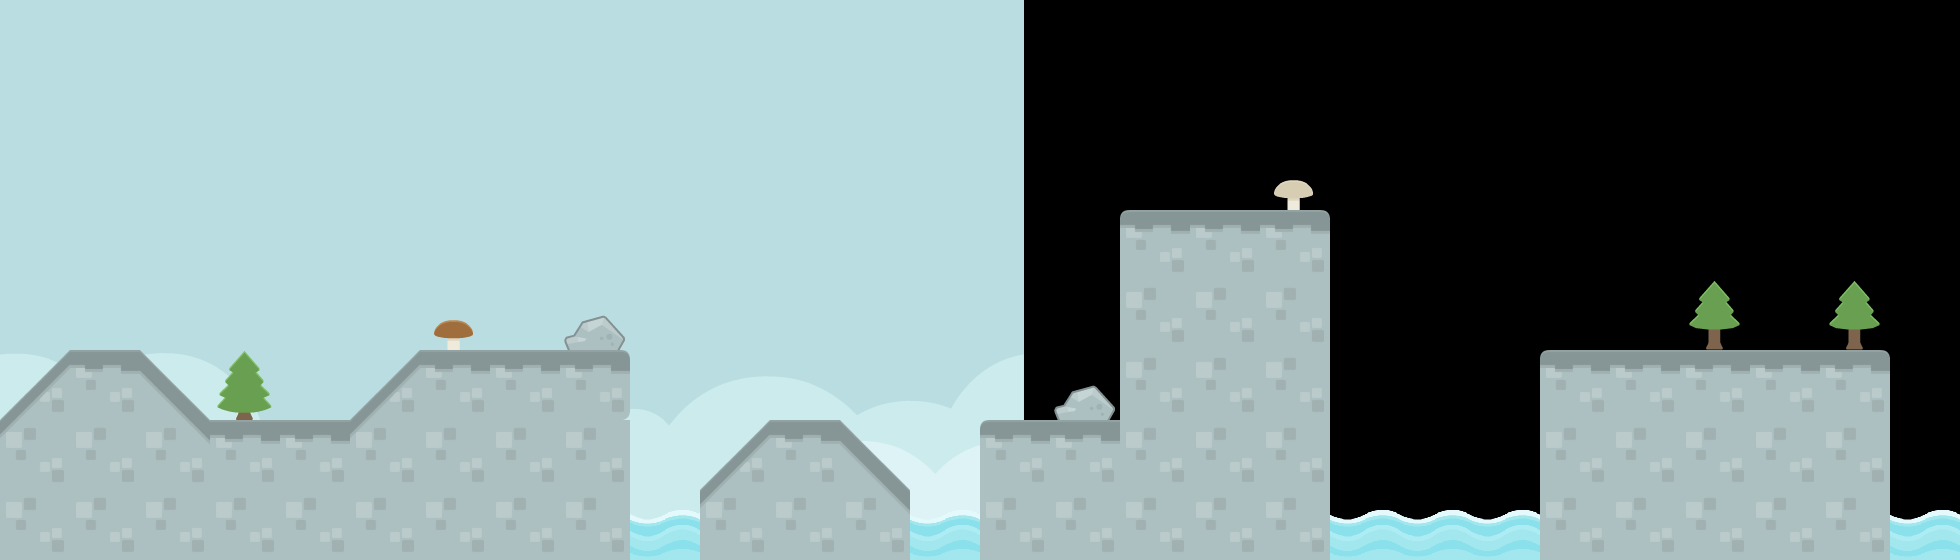

Tiled map render using the project's own tile images. Description and the map definition, with tile-layer contents summarised, below:
An orthogonal 28x8 tile map with 70x70 px tiles, 3 tile layers (tiles_background, tiles_terrain, tiles_foreground), 2 image layers and 17 objects (7x STONE, 5x effect_glow_sprites, 2x clickable, start, target, ...).

<map version="1.0" orientation="orthogonal" renderorder="right-down" width="28" height="8" tilewidth="70" tileheight="70" nextobjectid="160">
 <properties>
  <property name="blocks" value="metal_1x2_triangle_left,metal_1x2,metal_square_small_triangle_left,metal_square,metal_small_triangle_left,metal_pyramid,metal_1x2,metal_square_small_triangle_left" />
  <property name="music" value="happy_level" />
 </properties>
 <tileset firstgid="1" name="tiles" tilewidth="70" tileheight="70" spacing="4" margin="2" tilecount="117">
  <image source="../../graphics/tiles.png" width="962" height="666" />
  <tile id="114">
   <animation>
    <frame tileid="114" duration="100" />
    <frame tileid="115" duration="100" />
    <frame tileid="116" duration="100" />
    <frame tileid="115" duration="100" />
   </animation>
  </tile>
 </tileset>
 <imagelayer name="background_b" x="1024" y="-300">
  <image source="../../graphics/backgrounds/colored_land.png" />
 </imagelayer>
 <imagelayer name="background_a" y="-301">
  <image source="../../graphics/backgrounds/colored_grass.png" />
 </imagelayer>
 <layer name="tiles_background" width="30" height="8">
  <data>[240 cells, 13 non-empty, 6 distinct tile ids]</data>
 </layer>
 <layer name="tiles_terrain" width="30" height="8">
  <data>[240 cells, 65 non-empty, 9 distinct tile ids]</data>
 </layer>
 <layer name="tiles_foreground" width="30" height="8">
  <data>[240 cells, 0 non-empty, 0 distinct tile ids]</data>
 </layer>
 <objectgroup name="terrain">
  <object id="148" type="STONE" x="1540" y="350">
   <polygon points="0,0 350,0 350,210 0,210" />
  </object>
  <object id="149" type="STONE" x="980" y="420">
   <polygon points="0,0 350,0 350,140 0,140" />
  </object>
  <object id="150" type="STONE" x="1120" y="210">
   <polygon points="0,0 210,0 210,210 0,210" />
  </object>
  <object id="151" type="STONE" x="700" y="560">
   <polygon points="0,0 0,-70 70,-140 140,-140 210,-70 210,0" />
  </object>
  <object id="152" type="STONE" x="0" y="420">
   <polygon points="0,0 630,0 630,140 0,140" />
  </object>
  <object id="153" type="STONE" x="70" y="350">
   <polygon points="0,0 70,0 140,70 -70,70" />
  </object>
  <object id="154" type="STONE" x="350" y="420">
   <polygon points="0,0 70,-70 280,-70 280,0" />
  </object>
 </objectgroup>
 <objectgroup name="entities">
  <properties>
   <property name="blocks" value="wood_square_small_triangle_left,stone_square_small_triangle_left,stone_square" />
   <property name="music" value="happy_level" />
  </properties>
  <object id="4" name="start" type="start" x="490" y="280" width="70" height="70" />
  <object id="5" name="target" type="target" x="1190" y="140" width="70" height="70" />
  <object id="119" type="clickable" x="1277.5" y="175" width="35" height="35">
   <properties>
    <property name="effect" value="mushroom_white" />
   </properties>
  </object>
  <object id="141" type="clickable" x="437.5" y="315" width="35" height="35">
   <properties>
    <property name="effect" value="mushroom_brown" />
   </properties>
  </object>
 </objectgroup>
 <objectgroup name="background_effects">
  <object id="11" type="effect_clouds" x="350" y="0" width="1540" height="140" />
  <object id="155" type="effect_glow_sprites" x="420" y="280" width="210" height="70" />
  <object id="156" type="effect_glow_sprites" x="770" y="350" width="70" height="70" />
  <object id="157" type="effect_glow_sprites" x="980" y="350" width="140" height="70" />
  <object id="158" type="effect_glow_sprites" x="1120" y="140" width="210" height="70" />
  <object id="159" type="effect_glow_sprites" x="1540" y="280" width="350" height="70" />
 </objectgroup>
 <objectgroup name="foreground_effects" />
 <objectgroup name="npc" />
</map>
